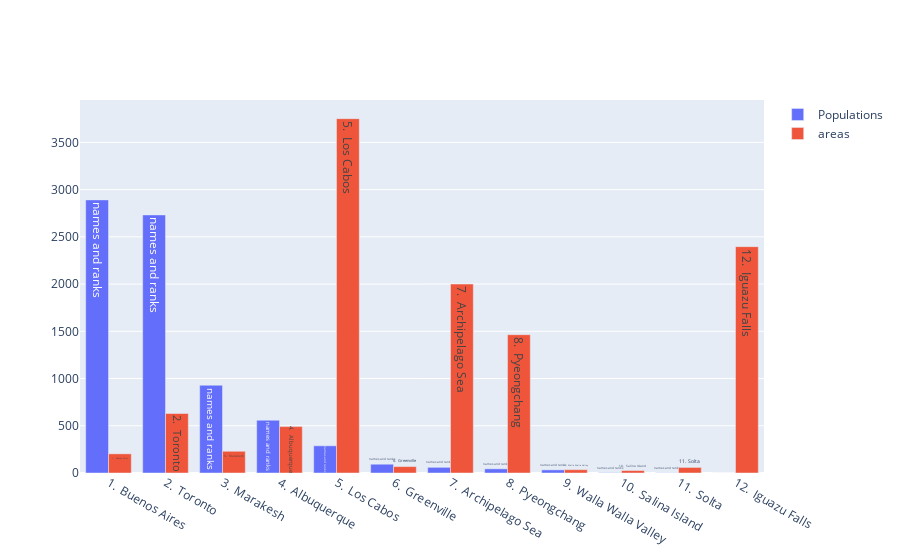

The notebook cell this image was saved under:
### Code cell
import plotly
plotly.offline.init_notebook_mode(connected=True)
plotly.offline.iplot([trace_populations, trace_areas])

### Figure 1 — Plotly figure (JSON) as saved in the notebook; plotly's stock layout.template omitted (floating-point values rounded to 4 significant figures)
{"data": [{"name": "Populations", "text": "names and ranks", "type": "bar", "x": ["1.  Buenos Aires", "2.  Toronto", "3.  Marakesh", "4.  Albuquerque", "5.  Los Cabos", "6.  Greenville", "7.  Archipelago Sea", "8.  Pyeongchang", "9.  Walla Walla Valley", "10.  Salina Island", "11.  Solta", "12.  Iguazu Falls"], "y": [2891, 2732, 929, 559, 288, 93, 60, 44, 33, 3, 2, 0]}, {"name": "areas", "text": ["1.  Buenos Aires", "2.  Toronto", "3.  Marakesh", "4.  Albuquerque", "5.  Los Cabos", "6.  Greenville", "7.  Archipelago Sea", "8.  Pyeongchang", "9.  Walla Walla Valley", "10.  Salina Island", "11.  Solta", "12.  Iguazu Falls"], "type": "bar", "x": ["1.  Buenos Aires", "2.  Toronto", "3.  Marakesh", "4.  Albuquerque", "5.  Los Cabos", "6.  Greenville", "7.  Archipelago Sea", "8.  Pyeongchang", "9.  Walla Walla Valley", "10.  Salina Island", "11.  Solta", "12.  Iguazu Falls"], "y": [203, 630, 230, 491, 3751, 68, 2000, 1464, 35, 26, 59, 2396]}], "layout": {}}
